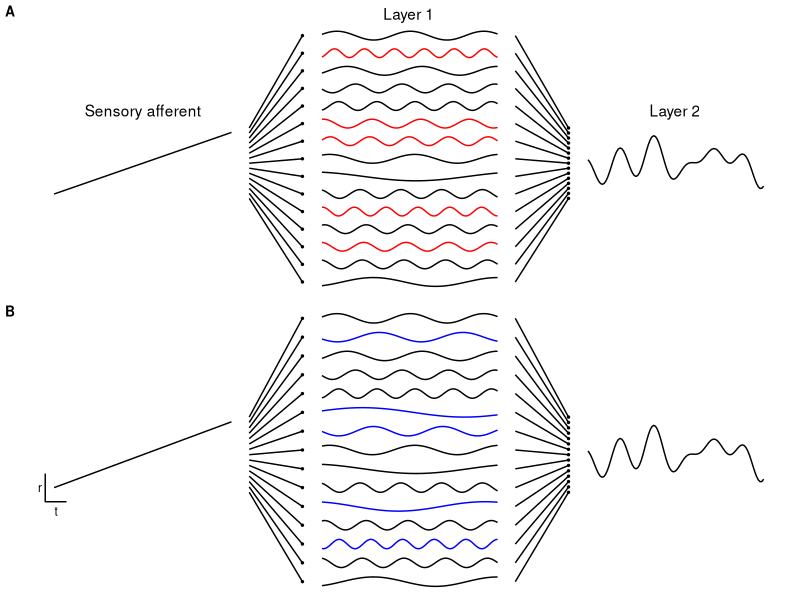
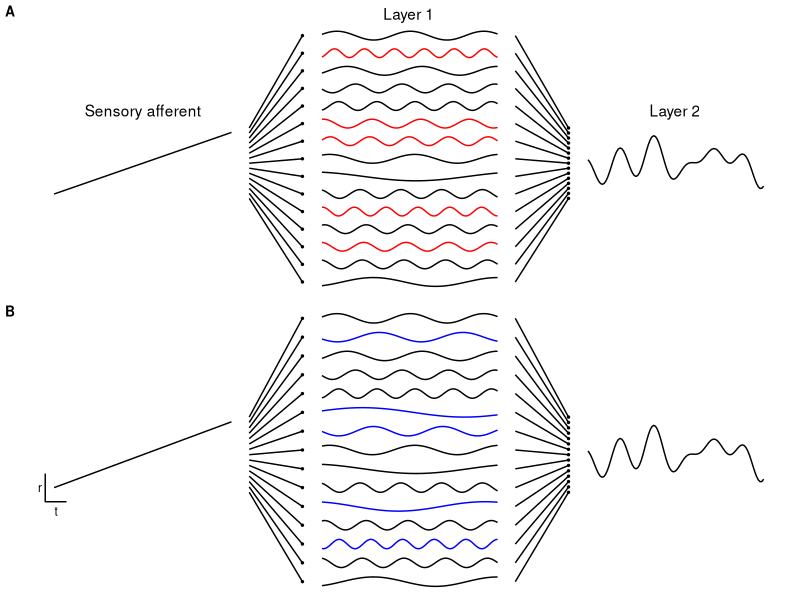

Write the R code that produced these figures, in order.
## ---- chunk 1
library(plyr); library(dplyr); library(reshape2); 
library(scales); library(ggplot2); library(cowplot)

set.seed(1234)
## ---- chunk 2
make_cosines = function(n_cosines) {
  x = seq(0, 2*pi, length=100)
  
  period = runif(n_cosines, min=pi/4, max=2*pi)
  phase = runif(n_cosines, min=0, max=2*pi)
  
  B = 2*pi / period
  C = phase * -B
  
  cosines = mapply(function(B, C) sin(B*x+C), B=period, C=phase)
  return(cosines)
}
## ---- chunk 3
n_cosines = 15

cosines = make_cosines(n_cosines=n_cosines) %>% 
  scales::rescale(to=c(0,1), from=c(-1, 1))
weights = rnorm(n_cosines)
PSP_sum = (cosines %*% weights) %>% scale(center=T, scale=F)

to_replace = c(3, 5, 9, 10, 14)

df_cosines = melt(cosines) %>%
  ddply(c("Var2"), function(df) mutate(df, value=value+Var2*2)) %>%
  mutate(replace=Var2 %in% to_replace)

replacement_cosines = make_cosines(n_cosines=5) %>% 
  scales::rescale(to=c(0,1), from=c(-1, 1))
replacement = cosines
replacement[,to_replace] = replacement_cosines
df_replacement = melt(replacement) %>%
  ddply(c("Var2"), function(df) mutate(df, value=value+Var2*2)) %>%
  mutate(replace=Var2 %in% to_replace)

g_top = ggplot(df_cosines, aes(Var1, value, group=Var2, color=replace)) +
  theme_void() +
  geom_line() + 
  xlim(-160, 250) +
  annotate("line", x=c(-150, -50), y=c(12.5, 19.5)) +
  annotate("line", x=151:250, y=PSP_sum+16) +
  annotate("segment", x=-40, y=seq(12, 20, length=15), xend=-10, yend=seq(2.5, 30.5, length=15)) +
  annotate("segment", x=110, y=seq(2.5, 30.5, length=15), xend=140, yend=seq(12, 20, length=15)) +
  annotate("point", x=140, y=seq(12, 20, length=15), size=0.5) +
  annotate("point", x=-10, y=seq(2.5, 30.5, length=15), size=0.5) +
  annotate("text", x=c(-100, 50, 200), y=c(22, 33, 22), label=c("Sensory afferent", "Layer 1", "Layer 2")) +
  scale_color_manual(values=c("black", "red")) +
  theme(legend.position = "none")

g_bottom = ggplot(df_replacement, aes(Var1, value, group=Var2, color=replace)) +
  theme_void() +
  geom_line() + 
  xlim(-160, 250) +
  annotate("line", x=c(-150, -50), y=c(12.5, 19.5)) +
  annotate("line", x=151:250, y=PSP_sum+16) +
  annotate("segment", x=-40, y=seq(12, 20, length=15), xend=-10, yend=seq(2.5, 30.5, length=15)) +
  annotate("segment", x=110, y=seq(2.5, 30.5, length=15), xend=140, yend=seq(12, 20, length=15)) +
  annotate("point", x=140, y=seq(12, 20, length=15), size=0.5) +
  annotate("point", x=-10, y=seq(2.5, 30.5, length=15), size=0.5) +
  annotate("path", x=c(-155, -155, -143), y=c(14, 11, 11)) +
  annotate("text", x=c(-149, -158), y=c(10, 12.5), label=c("t", "r"), size=3) +
  scale_color_manual(values=c("black", "blue")) +
  theme(legend.position = "none")

figure = ggdraw() +
  draw_plot(g_top, x = 0, y = .5, width = 1, height = .5) +
  draw_plot(g_bottom, x = 0, y = 0, width = 1, height = .5) +
  draw_plot_label(label = c("A", "B"), size = 10, x = c(0, 0), y = c(1, .5))

figure # Make plot
## ---- chunk 4
tiff("FIGURE1.tiff", width = 6.18, height = 4, units = 'in', res = 300, compression = 'none')
figure # Make plot
dev.off()
